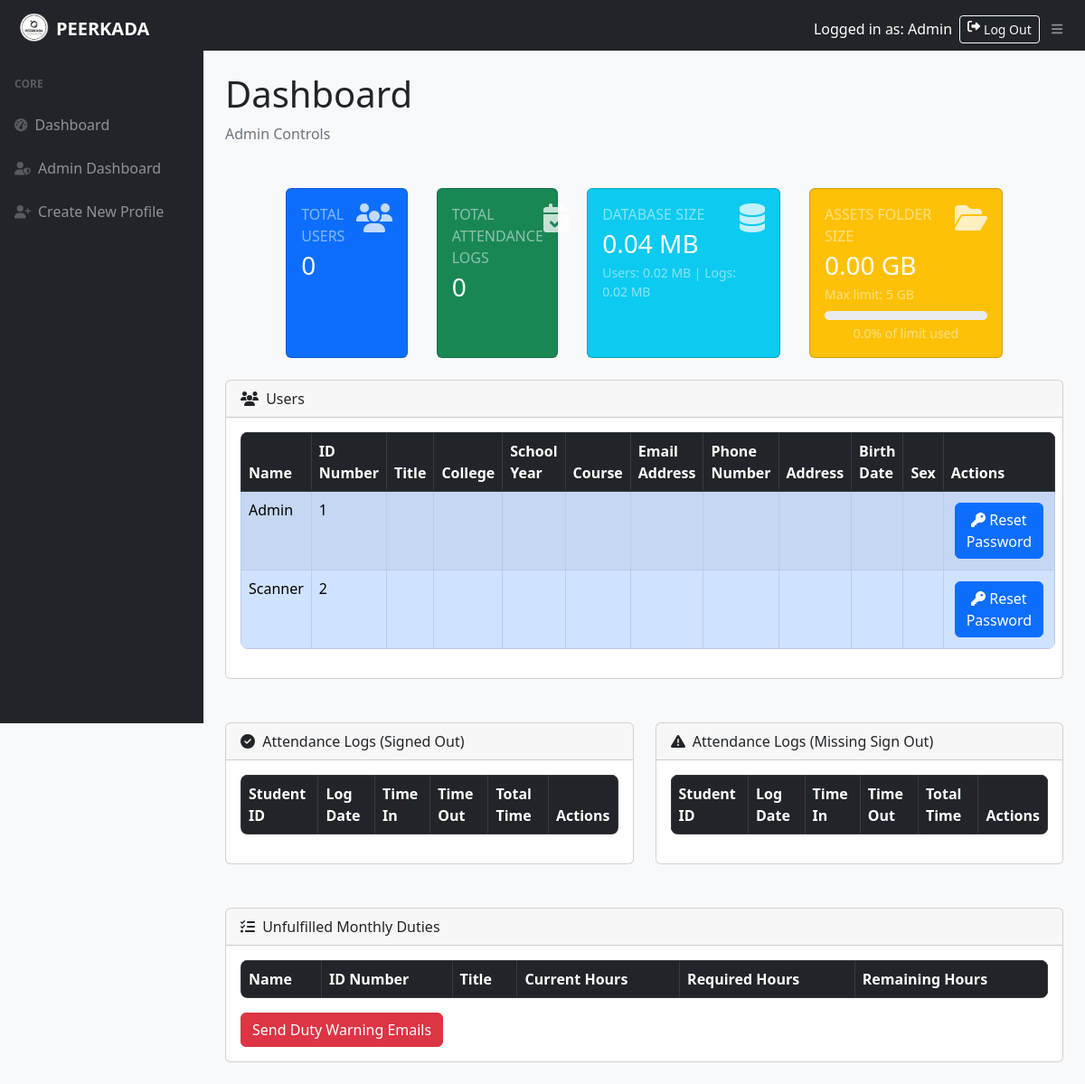
The app's page /pages/AdminDash.php (signed in) with its own data.
### tables this page shows
CREATE TABLE `members_profile` (
  `USER_ID` int NOT NULL,
  `NAME` varchar(100) NOT NULL,
  `ID_NUMBER` int NOT NULL,
  `TITLE` varchar(20) NOT NULL,
  `COLLEGE` varchar(20) NOT NULL,
  `SCHOOL_YR` int NOT NULL,
  `COURSE` varchar(50) NOT NULL,
  `EMAIL_ADD` varchar(50) NOT NULL,
  `PHONE_NUM` varchar(20) NOT NULL,
  `ADDRESS` varchar(100) NOT NULL,
  `BIRTH` varchar(20) NOT NULL,
  `SEX` varchar(20) NOT NULL,
  `PASSWORD` varchar(60) NOT NULL,
  `ROLE` varchar(10) NOT NULL DEFAULT 'user'
);

### components/TableUsers.php (the view, shortened to what this page needs)
<table class="table table-hover table-bordered table-striped rounded-3 overflow-hidden w-100" id="userTable">
    <thead class="table-dark">
        <tr>
            <th>Name</th>
            <th>ID Number</th>
            <th>Title</th>
            <th>College</th>
            <th>School Year</th>
            <th>Course</th>
            <th>Email Address</th>
            <th>Phone Number</th>
            <th>Address</th>
            <th>Birth Date</th>
            <th>Sex</th>
            <?php if ($_SESSION['role'] == 'admin'): ?>
                <th>Actions</th>
            <?php endif; ?>
        </tr>
    </thead>
    <tbody>
        <?php
        require_once '../config.php';
        $userStmt = $pdo->prepare($query);
        $userStmt->execute();
        $users = $userStmt->fetchAll();
        if (!empty($users)) {
            foreach ($users as $user) { ?>
                <tr data-user-id="<?php echo htmlspecialchars($user['USER_ID']); ?>"
                    class="<?php echo ($user['ROLE'] != 'user') ? 'table-primary' : ''; ?>">
                    <td>
                        <?php echo htmlspecialchars($user['NAME']); ?>
                    </td>
                    <td><?php echo htmlspecialchars($user['ID_NUMBER']); ?></td>
                    <td><?php echo ($user['ROLE'] == 'user') ? htmlspecialchars($user['TITLE']) : ''; ?></td>
                    <td><?php echo ($user['ROLE'] == 'user') ? htmlspecialchars($user['COLLEGE']) : ''; ?></td>
                    <td><?php echo ($user['ROLE'] == 'user') ? htmlspecialchars($user['SCHOOL_YR']) : ''; ?></td>
                    <td><?php echo ($user['ROLE'] == 'user') ? htmlspecialchars($user['COURSE']) : ''; ?></td>
                    <td><?php echo ($user['ROLE'] == 'user') ? htmlspecialchars($user['EMAIL_ADD']) : ''; ?></td>
                    <td><?php echo ($user['ROLE'] == 'user') ? htmlspecialchars($user['PHONE_NUM']) : ''; ?></td>
                    <td><?php echo ($user['ROLE'] == 'user') ? htmlspecialchars($user['ADDRESS']) : ''; ?></td>
                    <td><?php echo ($user['ROLE'] == 'user') ? htmlspecialchars(trim($user['BIRTH'])) : ''; ?></td>
                    <td><?php echo ($user['ROLE'] == 'user') ? htmlspecialchars($user['SEX']) : ''; ?></td>
                    <?php if ($_SESSION['role'] == 'admin'): ?>
                        <td class='text-center'>
                            <div class="btn-group" role="group">
                                <button class="btn btn-primary reset-pwd-btn m-1" title="Reset Password">
                                    <i class="fa-solid fa-key"></i> Reset Password
                                </button>
                            </div>
                        </td>
                    <?php endif; ?>
                </tr>
        <?php }
        } ?>
    </tbody>
</table>

### records on screen
members_profile: NAME "Admin", ID_NUMBER "1"
members_profile: NAME "Scanner", ID_NUMBER "2"

### other values on screen
$_SESSION["name"] "Admin"
$totalUsers "0"
$totalAttendanceLogs "0"
$totalDatabaseSize "0.04"
$userTableSize "0.02"
$attendanceTableSize "0.02"
$assetsSizeGB "0.00"
$assetsMaxSizeGB "5"
$assetsPercentage "0.0"
